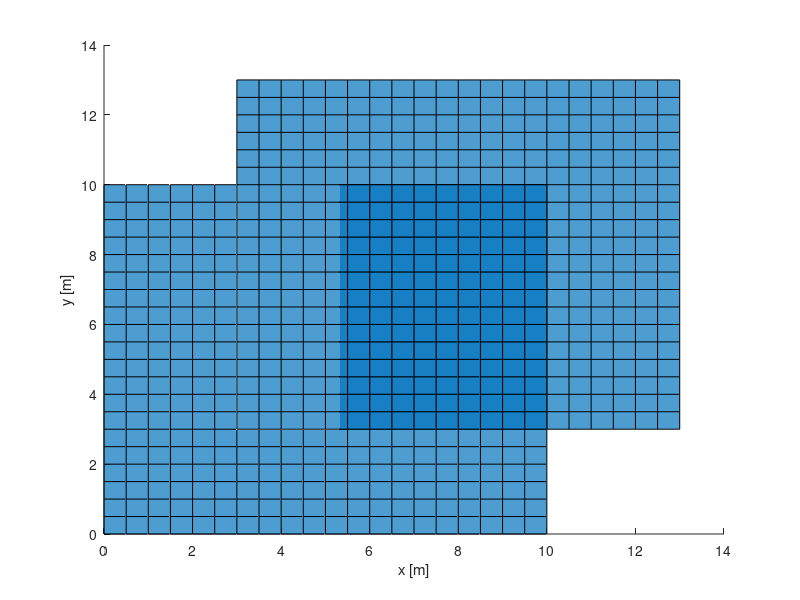

This chart was generated by the following MATLAB code: (Note: this script raises an error after producing the figure.)
%------------ MAIN CODE FOR VIRTUAL WALLS -------------
%% Adding dependencies
%clear
%clc
%Change this command to your repository address. 
folder_model = ['C:\Users\Carolina\Desktop\net_shared\LBR_interface\matlab\Windows\model_urdf'];
folder_functions = ['C:\Users\Carolina\Desktop\net_shared\LBR_interface\matlab\Windows\'];
addpath(folder_model);
addpath(folder_functions);

% Add source directories
fcn_path = genpath('vwall');
addpath(fcn_path);

%% Defining a virtual wall
% Standard Plane plane:
figure 
hold on


[X,Y] = meshgrid(3:0.5:13,3:0.5:13);
[sizeM sizeN] = size(X);
Z = 80*ones(sizeM,sizeN);
flatPlane = surf(X,Y,Z,'FaceAlpha',0.7, 'FaceColor','#0072BD')

% Turned plane:
[X,Y] = meshgrid(0:0.5:10,0:0.5:10);
[sizeM sizeN] = size(X);
m = 15;
n = 0.3;
xcenter = 0; ycenter = 0;
Z = zeros(sizeM,sizeN);

for i=1:sizeM
    for j=1:sizeN
        Z(i,j) = m*(X(i,j)-xcenter) + n;
    end
end
hold on
turnPlane = surf(X,Y,Z,'FaceAlpha',0.7, 'FaceColor','#0072BD')
%'FaceColor' = select color in a hexadecimal value
xlabel('x [m]')
ylabel('y [m]')
zlabel('Potential energy')

%% Only in 2 D (not going well)
% virtual wall 1: y1 = m1*x + n1
x1 = [0:0.001:10];
m1 = 3; n1 = 1;
y1 = m1*x1 + n1*ones(1,length(x1));

% virtual wall 2: y2 = m2*x + n2
x2 = [3:0.001:13];
m2 = 0.5; n2 = 20;
y2 = m2*x1 + n2*ones(1,length(x2));

% tangent circle
r = 15;
y11 = m1*x1 + (n1-r)*ones(1,length(x1));
y22 = m2*x2 + (n2-r)*ones(1,length(x2));
% circle center
 yc = m2*xc + (n2-r);
xcircle = [(xc-r):0.001:(xc+r)];
ycPlus = zeros(1,length(xcircle));
ycMinus = zeros(1,length(xcircle));
for i=1:length(xcircle)
    ycPlus(i) = yc + sqrt(r^2-(xcircle(i)-xc)^2);
    ycMinus(i) = yc - sqrt(r^2-(xcircle(i)-xc)^2);
end

figure
hold on
plot(x1,y1,'-b',x2,y2,'-b')
plot(x1,y11,'-r',x2,y22,'-r',xc,yc,'or')
plot(xcircle,ycPlus,'-r',xcircle,ycMinus,'-r');

%%  dont use this
% virtual wall 1: y1 = m1*x + n1
x1 = [0:0.01:10];
m1 = 3; n1 = 1;
y1 = m1*x1 + n1*ones(1,length(x1));

% virtual wall 2: y2 = m2*x + n2
x2 = [3:0.01:13];
m2 = 0.5; n2 = 20;
y2 = m2*x1 + n2*ones(1,length(x2));

diffY = zeros(length(y1),length(y1));
pos = [];
for i=1:length(diffY)
    for j=1:length(diffY)
        % calculate difference between points
        diffY(i,j) = y1(i)-y2(j);
        % if the point intersects there, save it
        if (diffY(i,j)<=0.001)
            pos = [pos; i j];
        end
    end
    %i; % just to make sure the loop is running properly
end
plot(pos(:,1)', pos(:,2)')
% save('pos_test.mat','pos','diffY','y1','y2','x1','x2')

%% Using splines 
deltaX = 0.001;
x1_init = 0; x1_end = 10;
x1 = [x1_init:deltaX:x1_end];
m1 = 3; n1 = 1;
y1 = m1*x1 + n1*ones(1,length(x1));

% virtual wall 2: y2 = m2*x + n2
x2_init = 3; x2_end = 13;
x2 = [x2_init:deltaX:x2_end];
m2 = 0.5; n2 = 20;
y2 = m2*x2 + n2*ones(1,length(x2));

xc = (n2-n1)/(m1-m2);
yc2 = m1*xc + n1;
yc1 = m2*xc + n2;

figure
hold on
plot(x1,y1,x2,y2,xc,yc1,'or')

% set a radio and save all the points from r to 2 r?
r = 3;
% find the center, c+r and c+2r positions
posY1_c = 1; posY1_init = 1; posY1_end = 1;
for i=1:length(y1)
    if (abs(y1(i)-yc1)<=0.0001)
        posY1_c = i;
    end
    if (abs(y1(i)-(yc1-r))<= 0.0001)
        posY1_end = i
    end
    if (abs(y1(i)-(yc1-2*r))<= 0.0001)
        posY1_init = i
    end
    if(i == length(y1) && posY1_end == 1)
        posY1_end = i
    end    
end
posY2_c = 1; posY2_init = 1; posY2_end = 1;
for i=1:length(y2)
    if (abs(y2(i)-yc2)<=0.0001)
        posY2_c = i;
    end
    if (abs(y2(i)-(yc2+r))<= 0.0001 && i >= posY2_c)
        posY2_init = i;
    end
    if (abs(y2(i)-(yc2+2*r))<= 0.0001 && i>= posY2_c)
        posY2_end = i;
    end
    if(i == length(y2) && posY2_end == 1)
        posY2_end = i;
    end
end

%Design smooth path
waypointsX = [x1(posY1_init:posY1_end) x2(posY2_init:posY2_end)];
waypointsY = [y1(posY1_init:posY1_end) y2(posY2_init:posY2_end)];
waypoints = [waypointsX' waypointsY'];
plot(x1(posY1_init:posY1_end),y1(posY1_init:posY1_end),'-b')
hold on
plot(x2(posY2_init:posY2_end),y2(posY2_init:posY2_end),'-r')

NSamples = 10;
path  = genCorner(NSamples,waypoints);

plot(path(:,1),path(:,2))
plot(waypoints(:,1),waypoints(:,2))

%% testing
Waypoints = [ 0.50  0.05  0.07; 
              0.40  0.15  0.50; 
              0.35  0.30  0.50 ; 
              0.30  0.40  0.0 ; 
              0.20  0.45  0.20; 
              0.20  0.45  0.50];
NSamples = 10;
path  = genCorner(NSamples,Waypoints);       
plot(Waypoints(:,1),Waypoints(:,2),'-b')
plot(path(:,1),path(:,2),'-r')
